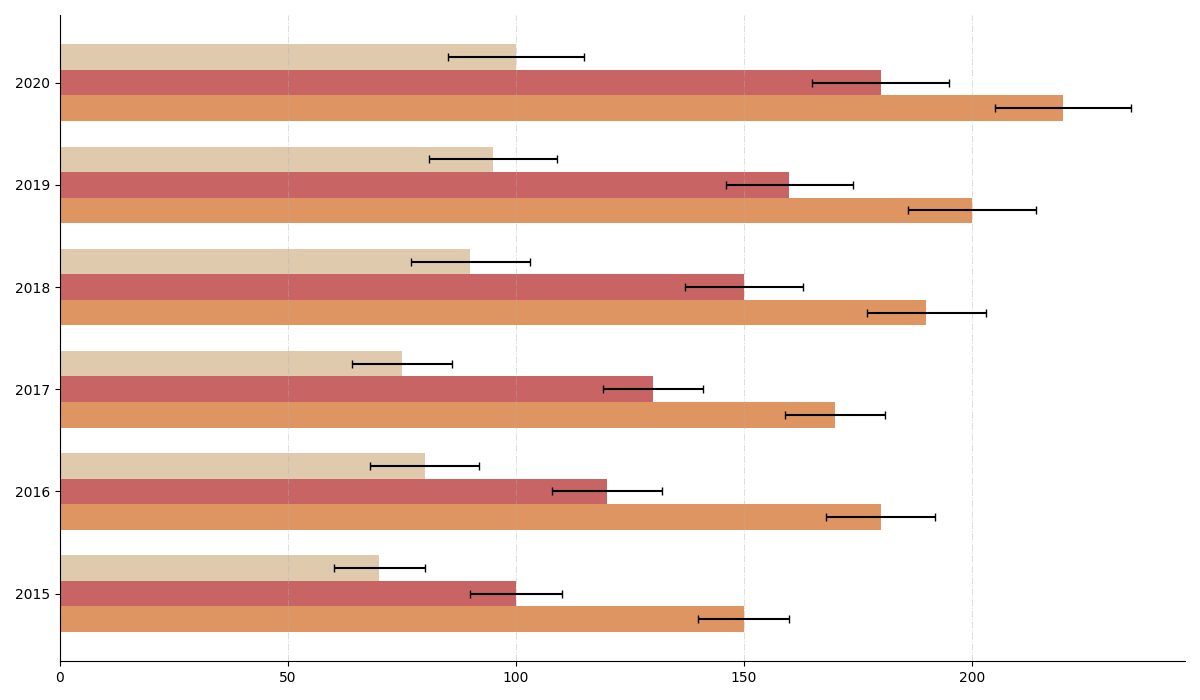

This figure's Python source:
import matplotlib.pyplot as plt
import numpy as np

# Data
years = np.array([2015, 2016, 2017, 2018, 2019, 2020])
milk_chocolate_sales = np.array([150, 180, 170, 190, 200, 220])
dark_chocolate_sales = np.array([100, 120, 130, 150, 160, 180])
white_chocolate_sales = np.array([70, 80, 75, 90, 95, 100])
sales_errors = np.array([10, 12, 11, 13, 14, 15])

fig, ax = plt.subplots(figsize=(12, 7))

bar_height = 0.25
bar_positions1 = years - bar_height
bar_positions2 = years
bar_positions3 = years + bar_height

# Horizontal bar plots
ax.barh(bar_positions1, milk_chocolate_sales, bar_height, xerr=sales_errors, capsize=3, color='chocolate', alpha=0.7)
ax.barh(bar_positions2, dark_chocolate_sales, bar_height, xerr=sales_errors, capsize=3, color='firebrick', alpha=0.7)
ax.barh(bar_positions3, white_chocolate_sales, bar_height, xerr=sales_errors, capsize=3, color='tan', alpha=0.7)

# Change tick appearance
ax.set_yticks(years)
ax.set_yticklabels(years, fontsize=10)

# Grid settings
ax.grid(True, axis='x', linestyle='-.', linewidth=0.75, alpha=0.4)

# Borders removed
ax.spines['top'].set_visible(False)
ax.spines['right'].set_visible(False)

plt.tight_layout()
plt.show()
